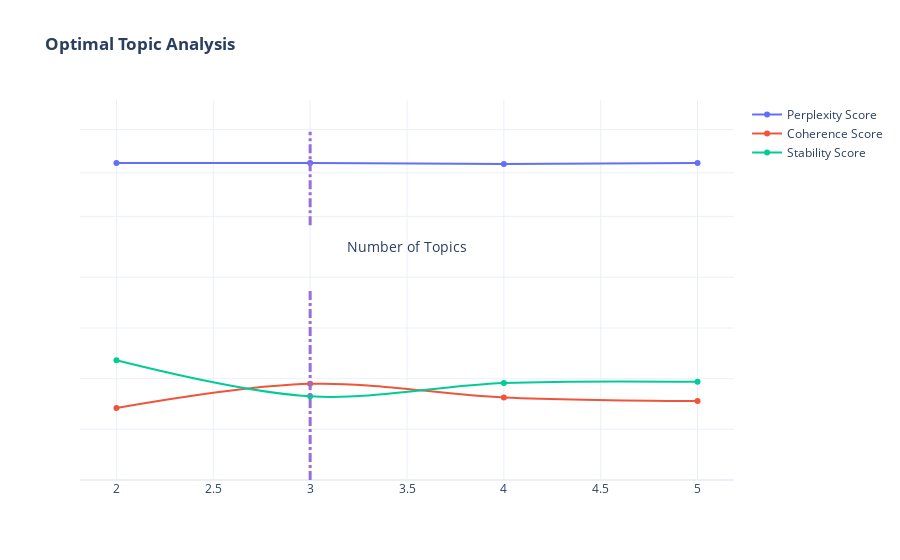

This figure's notebook cell:
### Markdown cell above
# Topic Modelling

### Code cell
tm_obj = DynTM(documents_object=doc_obj)
optim_k = tm_obj.suggest_num_topic(limit=5)

### Figure 1 — Plotly figure (JSON) as saved in the notebook; plotly's stock layout.template omitted (floating-point values rounded to 4 significant figures)
{"data": [{"line": {"shape": "spline"}, "mode": "lines+markers", "name": "Perplexity Score", "type": "scatter", "x": [2, 3, 4, 5], "xaxis": "x", "y": [7.225, 7.23, 7.205, 7.225], "yaxis": "y"}, {"line": {"shape": "spline"}, "mode": "lines+markers", "name": "Coherence Score", "type": "scatter", "x": [2, 3, 4, 5], "xaxis": "x2", "y": [0.284, 0.3798, 0.3258, 0.3115], "yaxis": "y2"}, {"line": {"shape": "spline"}, "mode": "lines+markers", "name": "Stability Score", "type": "scatter", "x": [2, 3, 4, 5], "xaxis": "x2", "y": [0.4724, 0.3303, 0.3825, 0.3874], "yaxis": "y2"}], "layout": {"shapes": [{"line": {"color": "MediumPurple", "dash": "dashdot", "width": 3}, "type": "line", "x0": 3, "x1": 3, "xref": "x", "y0": 0, "yref": "y"}, {"line": {"color": "MediumPurple", "dash": "dashdot", "width": 3}, "type": "line", "x0": 3, "x1": 3, "xref": "x2", "y0": 0, "yref": "y2"}], "title": {"text": "<b>Optimal Topic Analysis</b>"}, "xaxis": {"anchor": "y", "domain": [0, 1], "matches": "x2", "showticklabels": false, "title": {"text": "Number of Topics"}}, "xaxis2": {"anchor": "y2", "domain": [0, 1]}, "yaxis": {"anchor": "x", "domain": [0.6667, 1], "range": [5.764, 8.676], "showticklabels": false, "visible": true}, "yaxis2": {"anchor": "x2", "domain": [0, 0.6667], "range": [0, 1], "showticklabels": false, "visible": true}}}
